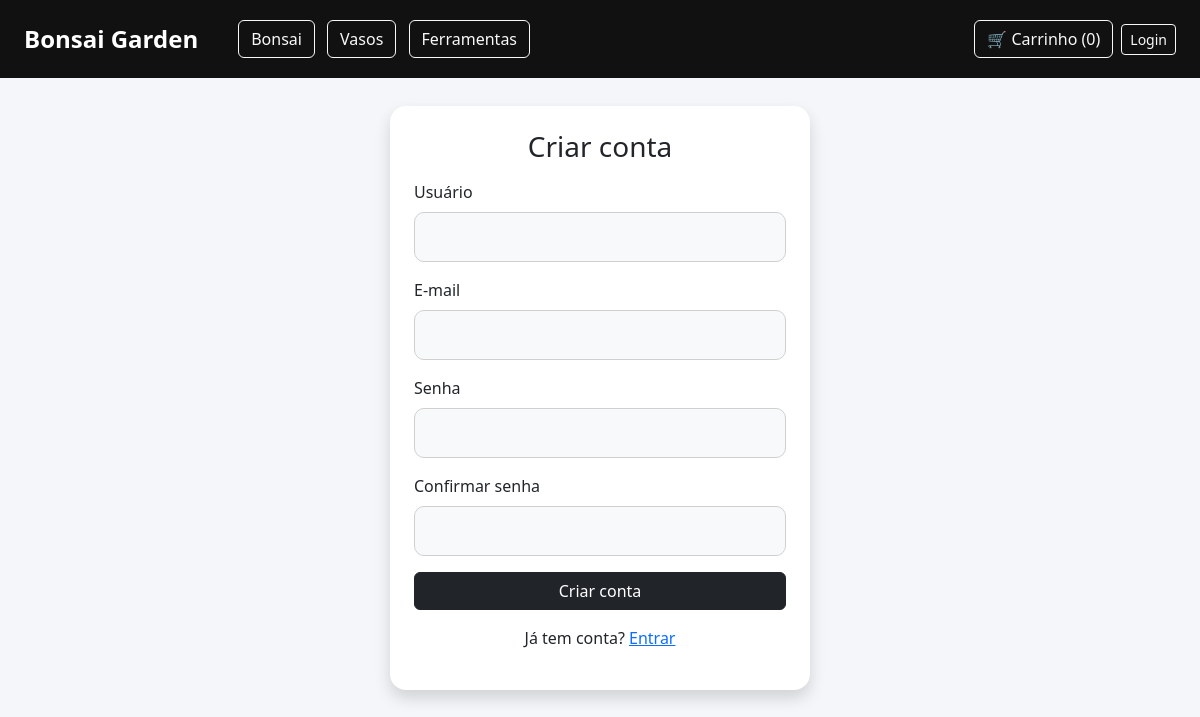
Page /accounts/register/ on the committed database.
### produtos/models.py (models this page shows, shortened)
class Categoria(models.Model):
    nome = models.CharField(max_length=100)
    imagem = models.ImageField(upload_to='categorias/')
    destaque_home = models.BooleanField(default=False, verbose_name="Exibir na Home?")

### accounts/views.py (the view)
# urls.py: path('register/', views.register, name='register'),
def register(request):
    if request.method == 'POST':
        form = UserCreationForm(request.POST)
        if form.is_valid():
            user = form.save(commit=False)
            user.email = request.POST.get('email')
            user.save()
            if user.email:
                try:
                    assunto = 'Bem-vindo à nossa loja! 🎉'
                    mensagem = (
                        f'Olá, {user.username}!\n\n'
                        f'Sua conta foi criada com sucesso no nosso sistema. '
                        f'Agora você já pode fazer o seu login, montar o seu carrinho '
                        f'e aproveitar todos os nossos produtos!\n\n'
                        f'Obrigado por se cadastrar conosco.'
                    )
                    send_mail(
                        assunto,
                        mensagem,
                        settings.EMAIL_HOST_USER,
                        [user.email],
                        fail_silently=True
                    )
                except Exception as e:
                    print("Erro ao enviar e-mail de cadastro:", e)
            if user.email:
                messages.success(
                    request,
                    f"Conta criada com sucesso! E-mail de confirmação enviado para {user.email}."
                )
            else:
                messages.success(
                    request,
                    "Conta criada com sucesso! Faça login agora."
                )
            return redirect('login')
        else:
            print("ERROS FORM:")
            print(form.errors)
    else:
        form = UserCreationForm()
    return render(
        request,
        'accounts/register.html',
        {
            'form': form
        }
    )

### produtos/views.py (called while the page is built)
def limpar_carrinho(carrinho):
    carrinho_limpo = {}
    for produto_id, quantidade in carrinho.items():
        if Produto.objects.filter(id=produto_id).exists():
            carrinho_limpo[str(produto_id)] = quantidade
    return carrinho_limpo

def dados_carrinho(request):
    carrinho = limpar_carrinho(
        request.session.get('carrinho', {})
    )
    request.session['carrinho'] = carrinho
    total_itens = sum(carrinho.values())
    categorias = Categoria.objects.all()
    return {
        'total_itens': total_itens,
        'categorias': categorias
    }

### templates/accounts/register.html (shortened to what this page needs)
{% extends "base.html" %}
{% block content %}
<div class="container d-flex justify-content-center align-items-center" style="min-height: 80vh;">
    <div class="card shadow p-4 auth-card" style="width: 420px; border-radius: 16px;">
        <h3 class="text-center mb-3">Criar conta</h3>
        <form method="POST">
            <div class="mb-3">
                <label class="form-label">Usuário</label>
                <input type="text" name="username" class="form-control" required>
            </div>
            <div class="mb-3">
                <label class="form-label">E-mail</label>
                <input type="email" name="email" class="form-control" required>
            </div>
            <div class="mb-3">
                <label class="form-label">Senha</label>
                <input type="password" name="password1" class="form-control" required>
            </div>
            <div class="mb-3">
                <label class="form-label">Confirmar senha</label>
                <input type="password" name="password2" class="form-control" required>
            </div>
            <button type="submit" class="btn btn-dark w-100">
                Criar conta
            </button>
        </form>
        <p class="text-center mt-3">
            Já tem conta?
            <a href="{% url 'login' %}">Entrar</a>
        </p>
    </div>
</div>
{% endblock %}

### templates/base.html (shortened to what this page needs)
<!DOCTYPE html>
<html lang="pt-br">
<head>
    <link href="https://cdn.jsdelivr.net/npm/bootstrap@5.3.0/dist/css/bootstrap.min.css" rel="stylesheet">
</head>
<body>
<nav class="navbar navbar-expand-lg px-4 py-3">
    <a class="navbar-brand" href="{% url 'home' %}">
        Bonsai Garden
    </a>
    <div class="ms-4">
        {% for categoria in categorias %}
            <a href="{% url 'produtos_categoria' categoria.id %}"
               class="btn btn-outline-light btn-categoria">
                {{ categoria.nome }}
            </a>
        {% endfor %}
    </div>
    <div class="ms-auto d-flex align-items-center gap-2">
        <a href="{% url 'ver_carrinho' %}" class="btn btn-outline-light">
            🛒 Carrinho
            (<span class="carrinho-count">{{ total_itens|default:0 }}</span>)
        </a>
        {% if user.is_authenticated %}
            <div class="dropdown">
                <button
                    class="btn btn-outline-light dropdown-toggle"
                    type="button"
                    data-bs-toggle="dropdown"
                >
                    👤 Minha Conta
                </button>
                <ul class="dropdown-menu dropdown-menu-end">
                    <li>
                        <a
                            class="dropdown-item"
                            href="{% url 'meus_pedidos' %}"
                        >
                            📋 Meus Pedidos
                        </a>
                    </li>
                    <li>
                        <hr class="dropdown-divider">
                    </li>
                    <li>
                        <form
                            method="post"
                            action="{% url 'logout' %}"
                        >
                            {% csrf_token %}
                            <button
                                type="submit"
                                class="dropdown-item text-danger"
                            >
                                🚪 Sair
                            </button>
                        </form>
                    </li>
                </ul>
            </div>
        {% else %}
            <a
                href="{% url 'login' %}"
                class="btn btn-outline-light btn-sm"
            >
                Login
            </a>
        {% endif %}
    </div>
</nav>
<div class="container-fluid px-4">
    {% block content %}
    {% endblock %}
</div>
</body>
</html>

### templates/base.html (style rules this page uses)
body { background: #f4f6f9; margin: 0; }
.navbar { background: #111; }
.navbar-brand { color: white !important; font-weight: bold; font-size: 24px; }
.btn-categoria { margin-right: 8px; }
.card { border: none; border-radius: 0; overflow: hidden; transition: 0.3s; }

### templates/accounts/register.html (style rules this page uses)
.auth-card input { border: 1px solid #cfcfcf; border-radius: 10px; padding: 12px; background-color: #f8f9fa; outline: none; transition: 0.2s; }

### rows in the picture
Categoria: nome "Bonsai"
Categoria: nome "Vasos"
Categoria: nome "Ferramentas"

### other values in the picture
{{ total_itens|default:0 }} "0"
